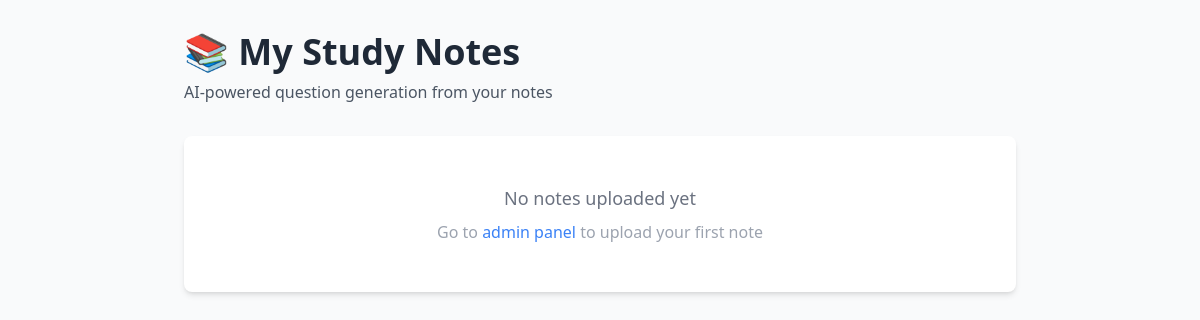
The app's page /, older data.
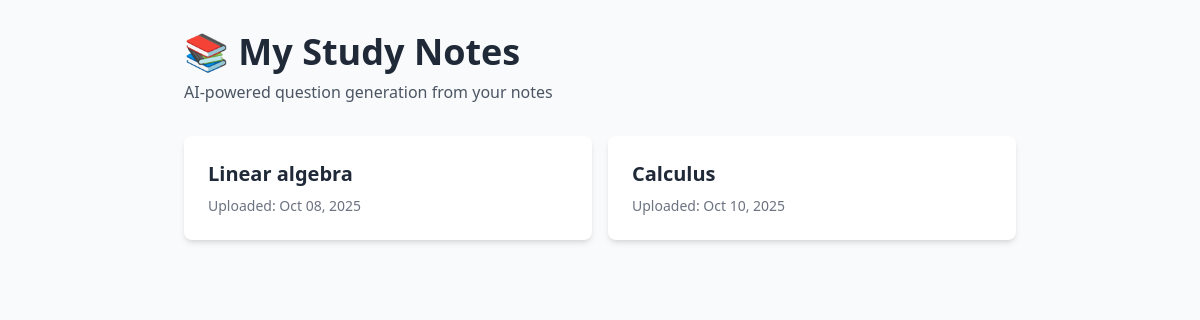
The same page, newer data.
### polls/models.py (models this page shows, shortened)
class Note_set(models.Model): # class is a blueprint. Note_set creates an instance(object) from it.
    title = models.CharField(max_length=100)
    content = models.FileField(upload_to='notes/')
    uploaded_at = models.DateTimeField(auto_now_add=True)

### polls/views.py (the view)
# urls.py: path('', views.index, name='home'),
def index(request):
    note_set = Note_set.objects.all()
    context = {
        'note_set': note_set
    }
    return render(request, "polls/home.html", context)

### polls/templates/polls/home.html (shortened to what this page needs)
<!DOCTYPE html>
<html lang="en">
<head>
    <script src="https://cdn.tailwindcss.com"></script>
</head>
<body class="bg-gray-50 min-h-screen">
    <div class="max-w-4xl mx-auto p-8">
        <div class="mb-8">
            <h1 class="text-4xl font-bold text-gray-800 mb-2">📚 My Study Notes</h1>
            <p class="text-gray-600">AI-powered question generation from your notes</p>
        </div>
        <div class="grid grid-cols-1 md:grid-cols-2 gap-4">
            {% for note in note_set %}
            <a href="/details/{{ note.id }}/"
               class="bg-white rounded-lg shadow-md p-6 hover:shadow-lg transition-shadow">
                <h3 class="text-xl font-semibold text-gray-800 mb-2">
                    {{ note.title }}
                </h3>
                <p class="text-sm text-gray-500">
                    Uploaded: {{ note.uploaded_at|date:"M d, Y" }}
                </p>
            </a>
            {% endfor %}
        </div>
        {% if not note_set %}
        <div class="bg-white rounded-lg shadow-md p-12 text-center">
            <p class="text-gray-500 text-lg">No notes uploaded yet</p>
            <p class="text-gray-400 mt-2">Go to <a href="/admin/" class="text-blue-500 hover:underline">admin panel</a> to upload your first note</p>
        </div>
        {% endif %}
    </div>
</body>
</html>

Row changes from the older to the newer data that the page shows:
added Note_set: title "Linear algebra", uploaded_at "Oct 08, 2025"
added Note_set: title "Calculus", uploaded_at "Oct 10, 2025"
Text that changed along with them:
text no longer shown: "No notes uploaded yet Go to admin panel to upload your first note"
